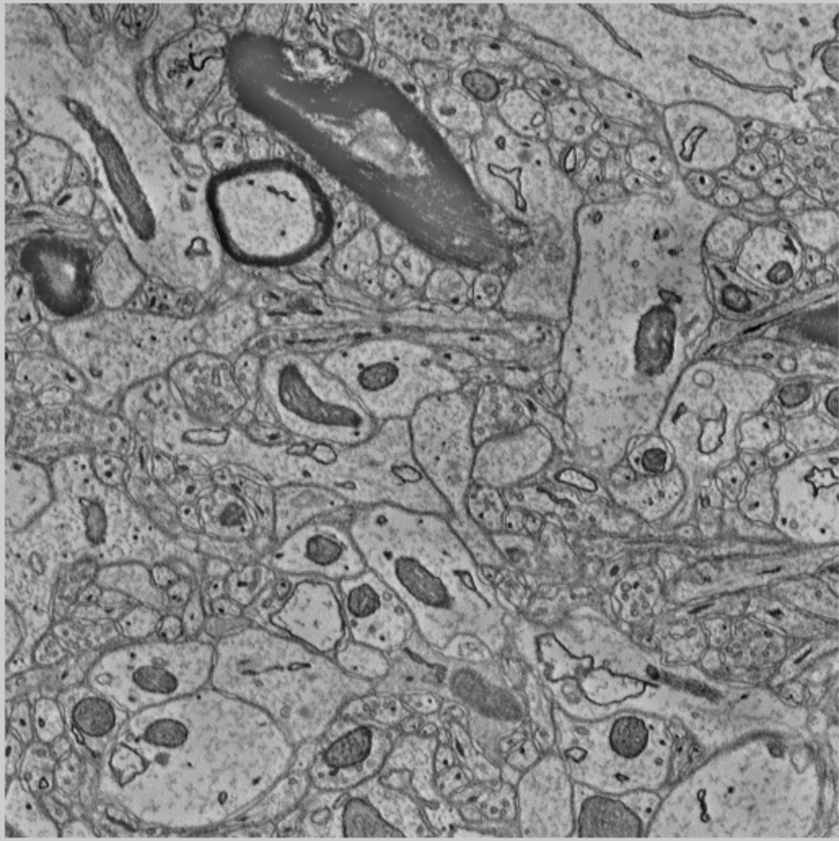
%> input picture Correlation/image.png, 839 x 841 px, shrunk from 1030 x 1032 before the run
$ octave --eval "result = RegionPropVector('../../Correlation/image.png');"   (GNU Octave 9; MATLAB toolbox functions it lacks are replaced by stand-ins)
%> lines starting %> are read from the running program, lines starting %| are printed output that depends on the picture; in (x1, y1, x2, y2) boxes, pixels count from 0 and x2, y2 are one past the last pixel; in counts of white or black regions, pixels touching at a corner belong together; the program's own positions count from 1
function [ result ] = RegionPropVector( image )
%> called with image = '../../Correlation/image.png'
%Makes a vector with needed region prop values for SVM

if ischar(image)==1
    I=255-imread(image);
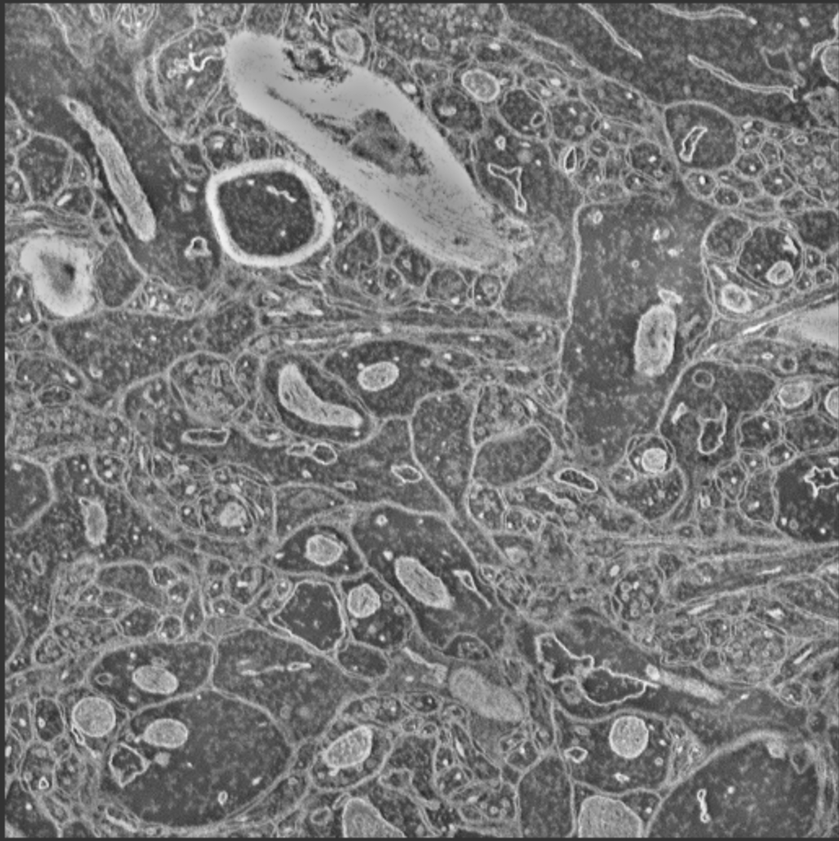
%> I: size 841x839x3 uint8; min 35, max 251, mean 120.9
else
    I=255-image;
end;

BW=im2bw(I);
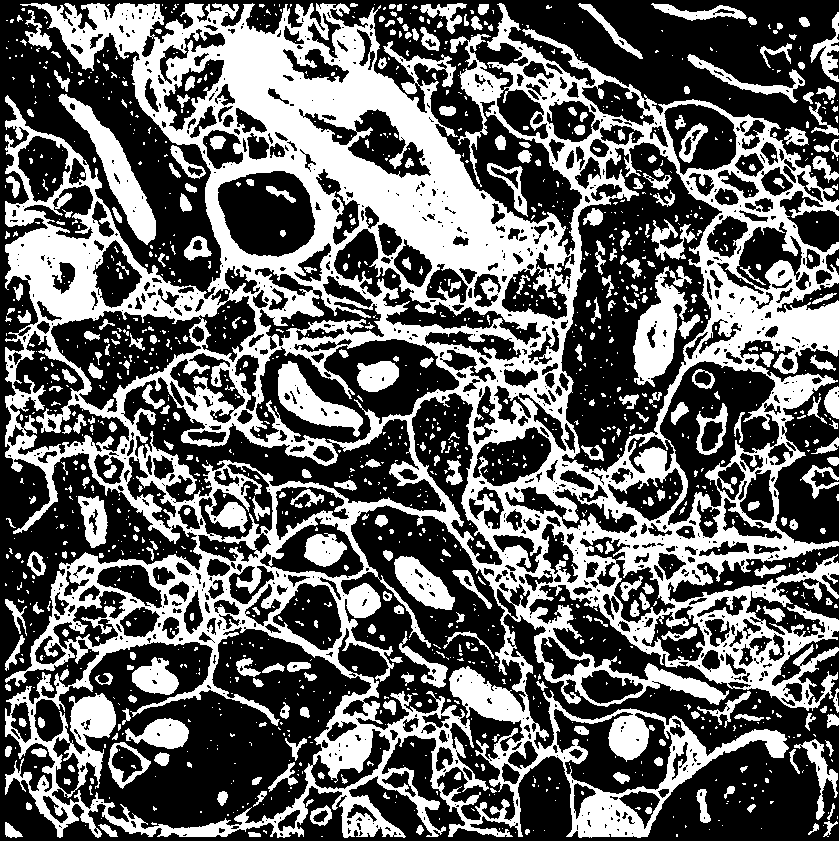
%> BW: size 841x839 logical; 39.6% white; 1501 white regions (1150 under 20 px), largest, box (x1, y1, x2, y2) and area: (5, 3, 839, 838) 223810, (58, 94, 156, 245) 3662, (633, 266, 692, 387) 3361

area=regionprops(BW,'Area');
%> area = 1501 regions; largest, Area: 223810, 3662, 3361, 2482, 1723
areaMat=cell2mat(struct2cell(area));
%> areaMat = 1501 values, max 223810 at index 1, min 1 at index 18, mean 186
[r,c]=size(areaMat);
%> r = 1; c = 1501
areaMax=max(areaMat);
%> areaMax = 223810
ind=1;
while true;
    if areaMat(1,ind)==areaMax
        break;
    end;
    ind=ind+1;
end;
%> after the loop, ind = 1

%> (the run ends here)
